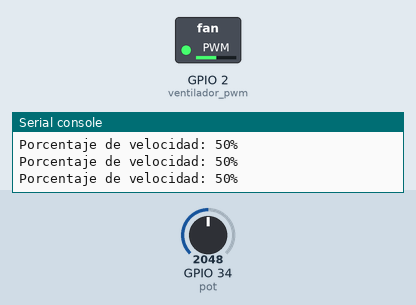
Recording of a program running on a simulated ESP32 board running MicroPython. Parts: switched loads named in the program (green lamp = pin HIGH), the last lines printed to the serial console. Inputs (shaded band) come from the test bench; at power-on: GPIO 34 (pot) = 2048 (analog values on the 0–4095 scale).

Above: at 1.2 s.
1.3 s: GPIO 34 (pot) set to 2866
At 2.0 s:
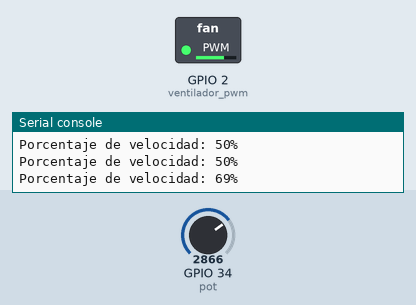
3.0 s: GPIO 34 (pot) set to 3603
At 4.2 s:
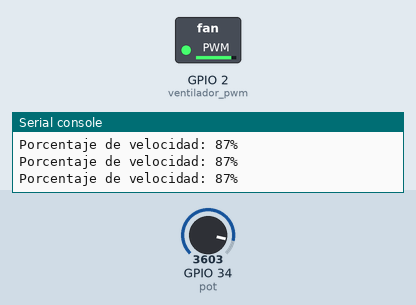
4.5 s: GPIO 34 (pot) set to 491
At 5.6 s:
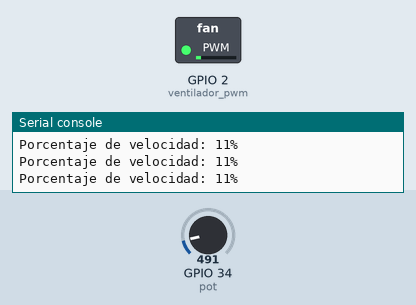
6.0 s: GPIO 34 (pot) set to 0
At 6.8 s:
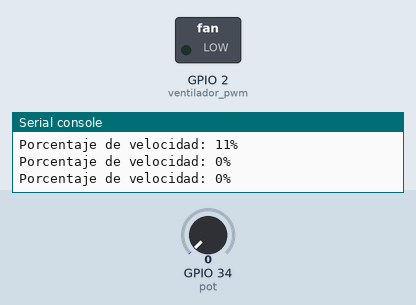
Timing chart, 0 to 8.5 s (numbered marks = the images above; inputs shaded):
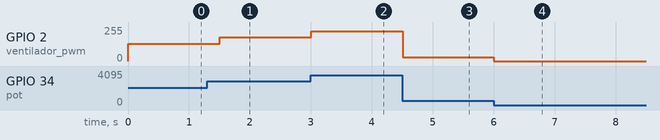

Measured:
- after the input at 1.3 s, GPIO 2 (ventilador_pwm): 128/255 → 178/255 after 0.20 s
- after the input at 3.0 s, GPIO 2 (ventilador_pwm): 178/255 → 224/255 at once
- after the input at 4.5 s, GPIO 2 (ventilador_pwm): 224/255 → 30/255 at once
- after the input at 6.0 s, GPIO 2 (ventilador_pwm): 30/255 → 0/255 at once

The program:

Pwm_Fan.py
```python
from machine import Pin, PWM, ADC
import time

# Configuración de pines
ventilador_pin = 2  # Cambia esto al pin correcto
pot_pin = 34  # Cambia esto al pin correcto

# Configuración del PWM
frecuencia_pwm = 25000  # Frecuencia en Hz
resolucion_pwm = 10  # Resolución del PWM en bits (0-1023)

# Inicializar PWM en el pin del ventilador
ventilador_pwm = PWM(Pin(ventilador_pin))
ventilador_pwm.freq(frecuencia_pwm)

# Inicializar ADC en el pin del potenciómetro
pot = ADC(Pin(pot_pin))
pot.atten(ADC.ATTN_11DB)  # Configurar el rango de voltaje del ADC

def leer_pot():
    valor_pot = pot.read()  # Leer el valor del potenciómetro (0-4095)
    ciclo_trabajo = valor_pot // 4  # Mapear el valor a un rango de 0-1023
    return ciclo_trabajo

def main():
    while True:
        ciclo_trabajo = leer_pot()
        ventilador_pwm.duty(ciclo_trabajo)  # Establecer el ciclo de trabajo del PWM
        porcentaje_velocidad = ciclo_trabajo * 100 // 1023  # Calcular el porcentaje de velocidad
        print(f'Porcentaje de velocidad: {porcentaje_velocidad}%')
        time.sleep(0.5)  # Pausa para estabilizar la lectura

if __name__ == '__main__':
    main()
```
